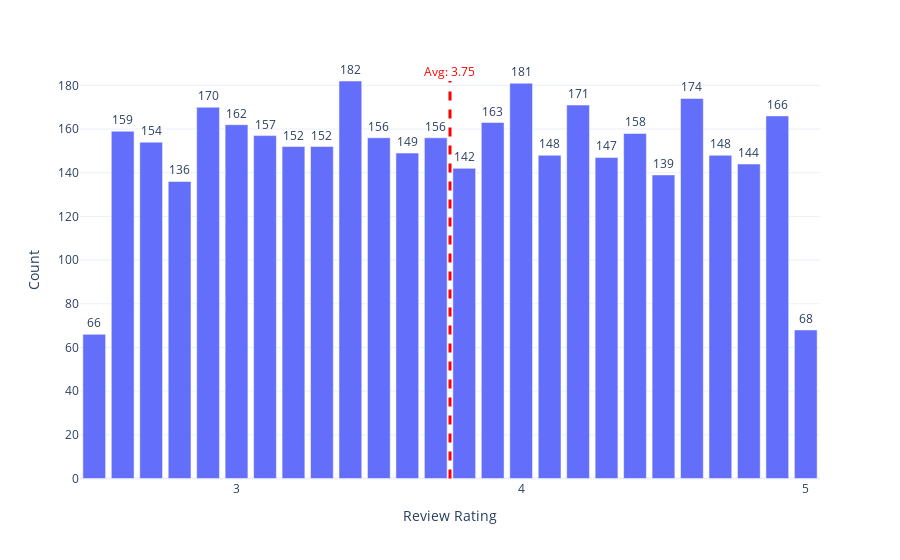

Write notebook code for a chart like this one.
### Code cell
df_rating = df["Review Rating"].value_counts().sort_index().reset_index()
df_rating.columns = ["Review Rating", "Count"]

avg_rating = df["Review Rating"].mean()

fig = px.bar(
    data_frame=df_rating,
    x="Review Rating",
    y="Count",
    # color="Review Rating",
    text="Count",
    color_discrete_sequence=pc.qualitative.Plotly
)

# tambahkan garis rata-rata (horizontal)
fig.add_shape(
    type="line",
    x0=avg_rating, x1=avg_rating,  # posisi garis pada rata-rata
    y0=0, y1=df_rating["Count"].max(),  # dari bawah ke atas
    line=dict(color="red", width=3, dash="dash"),
    name="Average Rating"
)

# tambahkan teks untuk menunjukkan nilai rata-rata
fig.add_annotation(
    x=avg_rating,
    y=df_rating["Count"].max(),
    text=f"Avg: {avg_rating:.2f}",
    showarrow=False,
    yshift=10,
    font=dict(color="red", size=12)
)

fig.update_traces(textposition="outside")

fig.update_layout(
    xaxis=dict(tickmode="linear"),
    template="plotly_white"
)

fig.show()

### Figure 1 — Plotly figure (JSON) as saved in the notebook; plotly's stock layout.template omitted (floating-point values rounded to 4 significant figures)
{"data": [{"alignmentgroup": "True", "hovertemplate": "Review Rating=%{x}<br>Count=%{text}<extra></extra>", "legendgroup": "", "marker": {"color": "#636EFA", "pattern": {"shape": ""}}, "name": "", "offsetgroup": "", "orientation": "v", "showlegend": false, "text": [66, 159, 154, 136, 170, 162, 157, 152, 152, 182, 156, 149, 156, 142, 163, 181, 148, 171, 147, 158, 139, 174, 148, 144, 166, 68], "textposition": "outside", "type": "bar", "x": [2.5, 2.6, 2.7, 2.8, 2.9, 3, 3.1, 3.2, 3.3, 3.4, 3.5, 3.6, 3.7, 3.8, 3.9, 4, 4.1, 4.2, 4.3, 4.4, 4.5, 4.6, 4.7, 4.8, 4.9, 5], "xaxis": "x", "y": [66, 159, 154, 136, 170, 162, 157, 152, 152, 182, 156, 149, 156, 142, 163, 181, 148, 171, 147, 158, 139, 174, 148, 144, 166, 68], "yaxis": "y"}], "layout": {"annotations": [{"font": {"color": "red", "size": 12}, "showarrow": false, "text": "Avg: 3.75", "x": 3.75, "y": 182, "yshift": 10}], "barmode": "relative", "legend": {"tracegroupgap": 0}, "margin": {"t": 60}, "shapes": [{"line": {"color": "red", "dash": "dash", "width": 3}, "name": "Average Rating", "type": "line", "x0": 3.75, "x1": 3.75, "y0": 0, "y1": 182}], "xaxis": {"anchor": "y", "domain": [0, 1], "tickmode": "linear", "title": {"text": "Review Rating"}}, "yaxis": {"anchor": "x", "domain": [0, 1], "title": {"text": "Count"}}}}
